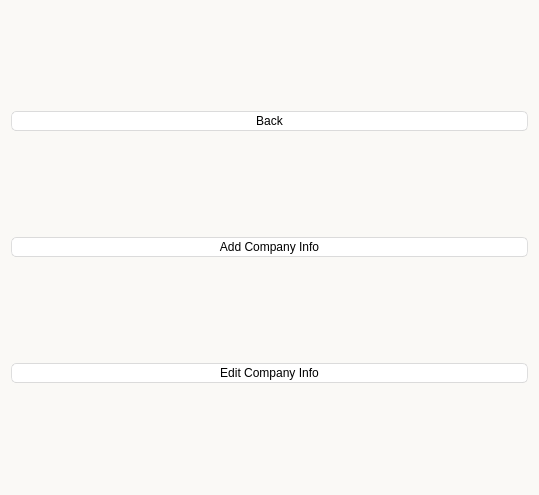
<?xml version="1.0" encoding="UTF-8"?>
<ui version="4.0">
 <class>CompanyMenuForm</class>
 <widget class="QWidget" name="CompanyMenuForm">
  <property name="geometry">
   <rect>
    <x>0</x>
    <y>0</y>
    <width>539</width>
    <height>495</height>
   </rect>
  </property>
  <property name="windowTitle">
   <string>Form</string>
  </property>
  <property name="styleSheet">
   <string notr="true">background:rgb(250, 249, 246)
</string>
  </property>
  <layout class="QVBoxLayout" name="verticalLayout">
   <item>
    <widget class="QPushButton" name="back_btn">
     <property name="styleSheet">
      <string notr="true">QPushButton{
	font: 25 18pt &quot;Bahnschrift Light&quot;;
	border-style: solid;
	border-top-color: qlineargradient(spread:pad, x1:0.5, y1:1, x2:0.5, y2:0, stop:0 rgb(215, 215, 215), stop:1 rgb(222, 222, 222));
	border-right-color: qlineargradient(spread:pad, x1:0, y1:0.5, x2:1, y2:0.5, stop:0 rgb(217, 217, 217), stop:1 rgb(227, 227, 227));
	border-left-color: qlineargradient(spread:pad, x1:0, y1:0.5, x2:1, y2:0.5, stop:0 rgb(227, 227, 227), stop:1 rgb(217, 217, 217));
	border-bottom-color: qlineargradient(spread:pad, x1:0.5, y1:1, x2:0.5, y2:0, stop:0 rgb(215, 215, 215), stop:1 rgb(222, 222, 222));
	border-width: 1px;
	border-radius: 5px;
	color: rgb(0,0,0);
	padding: 2px;
	background-color: rgb(255,255,255);
}
QPushButton:hover{
	border-style: solid;
	border-top-color: qlineargradient(spread:pad, x1:0.5, y1:1, x2:0.5, y2:0, stop:0 rgb(195, 195, 195), stop:1 rgb(222, 222, 222));
	border-right-color: qlineargradient(spread:pad, x1:0, y1:0.5, x2:1, y2:0.5, stop:0 rgb(197, 197, 197), stop:1 rgb(227, 227, 227));
	border-left-color: qlineargradient(spread:pad, x1:0, y1:0.5, x2:1, y2:0.5, stop:0 rgb(227, 227, 227), stop:1 rgb(197, 197, 197));
	border-bottom-color: qlineargradient(spread:pad, x1:0.5, y1:1, x2:0.5, y2:0, stop:0 rgb(195, 195, 195), stop:1 rgb(222, 222, 222));
	border-width: 1px;
	border-radius: 5px;
	color: rgb(0,0,0);
	padding: 2px;
	background-color: rgb(255,255,255);
}
QPushButton:pressed{
	border-style: solid;
	border-top-color: qlineargradient(spread:pad, x1:0.5, y1:1, x2:0.5, y2:0, stop:0 rgb(215, 215, 215), stop:1 rgb(222, 222, 222));
	border-right-color: qlineargradient(spread:pad, x1:0, y1:0.5, x2:1, y2:0.5, stop:0 rgb(217, 217, 217), stop:1 rgb(227, 227, 227));
	border-left-color: qlineargradient(spread:pad, x1:0, y1:0.5, x2:1, y2:0.5, stop:0 rgb(227, 227, 227), stop:1 rgb(217, 217, 217));
	border-bottom-color: qlineargradient(spread:pad, x1:0.5, y1:1, x2:0.5, y2:0, stop:0 rgb(215, 215, 215), stop:1 rgb(222, 222, 222));
	border-width: 1px;
	border-radius: 5px;
	color: rgb(0,0,0);
	padding: 2px;
	background-color: rgb(142,142,142);
}
QPushButton:disabled{
	border-style: solid;
	border-top-color: qlineargradient(spread:pad, x1:0.5, y1:1, x2:0.5, y2:0, stop:0 rgb(215, 215, 215), stop:1 rgb(222, 222, 222));
	border-right-color: qlineargradient(spread:pad, x1:0, y1:0.5, x2:1, y2:0.5, stop:0 rgb(217, 217, 217), stop:1 rgb(227, 227, 227));
	border-left-color: qlineargradient(spread:pad, x1:0, y1:0.5, x2:1, y2:0.5, stop:0 rgb(227, 227, 227), stop:1 rgb(217, 217, 217));
	border-bottom-color: qlineargradient(spread:pad, x1:0.5, y1:1, x2:0.5, y2:0, stop:0 rgb(215, 215, 215), stop:1 rgb(222, 222, 222));
	border-width: 1px;
	border-radius: 5px;
	color: #808086;
	padding: 2px;
	background-color: rgb(142,142,142);
}</string>
     </property>
     <property name="text">
      <string>Back</string>
     </property>
    </widget>
   </item>
   <item>
    <widget class="QPushButton" name="addCompany_btn">
     <property name="styleSheet">
      <string notr="true">QPushButton{
	font: 25 18pt &quot;Bahnschrift Light&quot;;
	border-style: solid;
	border-top-color: qlineargradient(spread:pad, x1:0.5, y1:1, x2:0.5, y2:0, stop:0 rgb(215, 215, 215), stop:1 rgb(222, 222, 222));
	border-right-color: qlineargradient(spread:pad, x1:0, y1:0.5, x2:1, y2:0.5, stop:0 rgb(217, 217, 217), stop:1 rgb(227, 227, 227));
	border-left-color: qlineargradient(spread:pad, x1:0, y1:0.5, x2:1, y2:0.5, stop:0 rgb(227, 227, 227), stop:1 rgb(217, 217, 217));
	border-bottom-color: qlineargradient(spread:pad, x1:0.5, y1:1, x2:0.5, y2:0, stop:0 rgb(215, 215, 215), stop:1 rgb(222, 222, 222));
	border-width: 1px;
	border-radius: 5px;
	color: rgb(0,0,0);
	padding: 2px;
	background-color: rgb(255,255,255);
}
QPushButton:hover{
	border-style: solid;
	border-top-color: qlineargradient(spread:pad, x1:0.5, y1:1, x2:0.5, y2:0, stop:0 rgb(195, 195, 195), stop:1 rgb(222, 222, 222));
	border-right-color: qlineargradient(spread:pad, x1:0, y1:0.5, x2:1, y2:0.5, stop:0 rgb(197, 197, 197), stop:1 rgb(227, 227, 227));
	border-left-color: qlineargradient(spread:pad, x1:0, y1:0.5, x2:1, y2:0.5, stop:0 rgb(227, 227, 227), stop:1 rgb(197, 197, 197));
	border-bottom-color: qlineargradient(spread:pad, x1:0.5, y1:1, x2:0.5, y2:0, stop:0 rgb(195, 195, 195), stop:1 rgb(222, 222, 222));
	border-width: 1px;
	border-radius: 5px;
	color: rgb(0,0,0);
	padding: 2px;
	background-color: rgb(255,255,255);
}
QPushButton:pressed{
	border-style: solid;
	border-top-color: qlineargradient(spread:pad, x1:0.5, y1:1, x2:0.5, y2:0, stop:0 rgb(215, 215, 215), stop:1 rgb(222, 222, 222));
	border-right-color: qlineargradient(spread:pad, x1:0, y1:0.5, x2:1, y2:0.5, stop:0 rgb(217, 217, 217), stop:1 rgb(227, 227, 227));
	border-left-color: qlineargradient(spread:pad, x1:0, y1:0.5, x2:1, y2:0.5, stop:0 rgb(227, 227, 227), stop:1 rgb(217, 217, 217));
	border-bottom-color: qlineargradient(spread:pad, x1:0.5, y1:1, x2:0.5, y2:0, stop:0 rgb(215, 215, 215), stop:1 rgb(222, 222, 222));
	border-width: 1px;
	border-radius: 5px;
	color: rgb(0,0,0);
	padding: 2px;
	background-color: rgb(142,142,142);
}
QPushButton:disabled{
	border-style: solid;
	border-top-color: qlineargradient(spread:pad, x1:0.5, y1:1, x2:0.5, y2:0, stop:0 rgb(215, 215, 215), stop:1 rgb(222, 222, 222));
	border-right-color: qlineargradient(spread:pad, x1:0, y1:0.5, x2:1, y2:0.5, stop:0 rgb(217, 217, 217), stop:1 rgb(227, 227, 227));
	border-left-color: qlineargradient(spread:pad, x1:0, y1:0.5, x2:1, y2:0.5, stop:0 rgb(227, 227, 227), stop:1 rgb(217, 217, 217));
	border-bottom-color: qlineargradient(spread:pad, x1:0.5, y1:1, x2:0.5, y2:0, stop:0 rgb(215, 215, 215), stop:1 rgb(222, 222, 222));
	border-width: 1px;
	border-radius: 5px;
	color: #808086;
	padding: 2px;
	background-color: rgb(142,142,142);
}</string>
     </property>
     <property name="text">
      <string>Add Company Info</string>
     </property>
    </widget>
   </item>
   <item>
    <widget class="QPushButton" name="edit_btn">
     <property name="styleSheet">
      <string notr="true">QPushButton{
	font: 25 18pt &quot;Bahnschrift Light&quot;;
	border-style: solid;
	border-top-color: qlineargradient(spread:pad, x1:0.5, y1:1, x2:0.5, y2:0, stop:0 rgb(215, 215, 215), stop:1 rgb(222, 222, 222));
	border-right-color: qlineargradient(spread:pad, x1:0, y1:0.5, x2:1, y2:0.5, stop:0 rgb(217, 217, 217), stop:1 rgb(227, 227, 227));
	border-left-color: qlineargradient(spread:pad, x1:0, y1:0.5, x2:1, y2:0.5, stop:0 rgb(227, 227, 227), stop:1 rgb(217, 217, 217));
	border-bottom-color: qlineargradient(spread:pad, x1:0.5, y1:1, x2:0.5, y2:0, stop:0 rgb(215, 215, 215), stop:1 rgb(222, 222, 222));
	border-width: 1px;
	border-radius: 5px;
	color: rgb(0,0,0);
	padding: 2px;
	background-color: rgb(255,255,255);
}
QPushButton:hover{
	border-style: solid;
	border-top-color: qlineargradient(spread:pad, x1:0.5, y1:1, x2:0.5, y2:0, stop:0 rgb(195, 195, 195), stop:1 rgb(222, 222, 222));
	border-right-color: qlineargradient(spread:pad, x1:0, y1:0.5, x2:1, y2:0.5, stop:0 rgb(197, 197, 197), stop:1 rgb(227, 227, 227));
	border-left-color: qlineargradient(spread:pad, x1:0, y1:0.5, x2:1, y2:0.5, stop:0 rgb(227, 227, 227), stop:1 rgb(197, 197, 197));
	border-bottom-color: qlineargradient(spread:pad, x1:0.5, y1:1, x2:0.5, y2:0, stop:0 rgb(195, 195, 195), stop:1 rgb(222, 222, 222));
	border-width: 1px;
	border-radius: 5px;
	color: rgb(0,0,0);
	padding: 2px;
	background-color: rgb(255,255,255);
}
QPushButton:pressed{
	border-style: solid;
	border-top-color: qlineargradient(spread:pad, x1:0.5, y1:1, x2:0.5, y2:0, stop:0 rgb(215, 215, 215), stop:1 rgb(222, 222, 222));
	border-right-color: qlineargradient(spread:pad, x1:0, y1:0.5, x2:1, y2:0.5, stop:0 rgb(217, 217, 217), stop:1 rgb(227, 227, 227));
	border-left-color: qlineargradient(spread:pad, x1:0, y1:0.5, x2:1, y2:0.5, stop:0 rgb(227, 227, 227), stop:1 rgb(217, 217, 217));
	border-bottom-color: qlineargradient(spread:pad, x1:0.5, y1:1, x2:0.5, y2:0, stop:0 rgb(215, 215, 215), stop:1 rgb(222, 222, 222));
	border-width: 1px;
	border-radius: 5px;
	color: rgb(0,0,0);
	padding: 2px;
	background-color: rgb(142,142,142);
}
QPushButton:disabled{
	border-style: solid;
	border-top-color: qlineargradient(spread:pad, x1:0.5, y1:1, x2:0.5, y2:0, stop:0 rgb(215, 215, 215), stop:1 rgb(222, 222, 222));
	border-right-color: qlineargradient(spread:pad, x1:0, y1:0.5, x2:1, y2:0.5, stop:0 rgb(217, 217, 217), stop:1 rgb(227, 227, 227));
	border-left-color: qlineargradient(spread:pad, x1:0, y1:0.5, x2:1, y2:0.5, stop:0 rgb(227, 227, 227), stop:1 rgb(217, 217, 217));
	border-bottom-color: qlineargradient(spread:pad, x1:0.5, y1:1, x2:0.5, y2:0, stop:0 rgb(215, 215, 215), stop:1 rgb(222, 222, 222));
	border-width: 1px;
	border-radius: 5px;
	color: #808086;
	padding: 2px;
	background-color: rgb(142,142,142);
}</string>
     </property>
     <property name="text">
      <string>Edit Company Info</string>
     </property>
    </widget>
   </item>
  </layout>
 </widget>
 <resources/>
 <connections/>
</ui>
